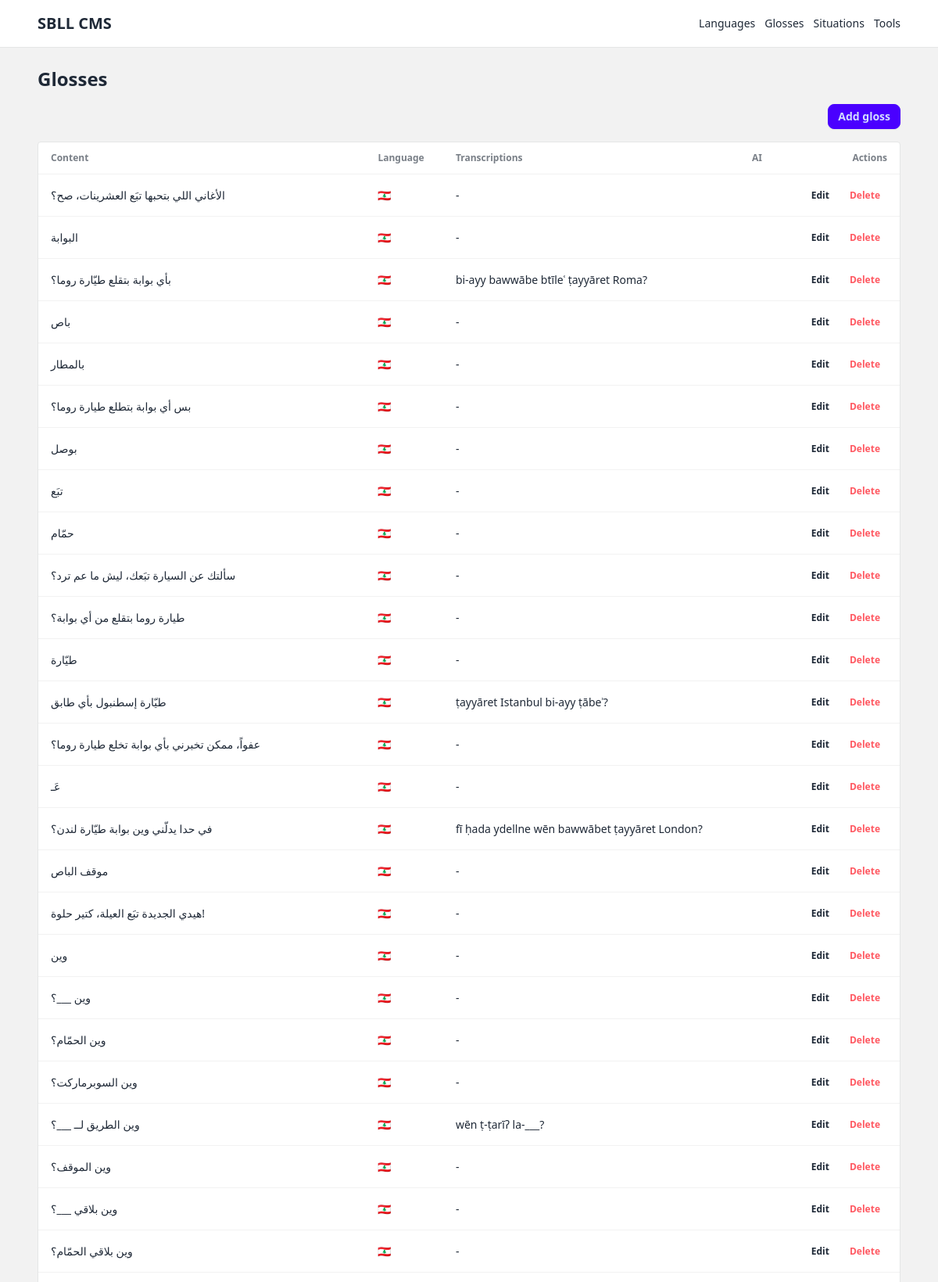
The page /glosses/ (upper part) on the database its author committed.
### cms/models/gloss.py (models this page shows, shortened)
class Gloss(models.Model):
    content = models.TextField()
    language = models.ForeignKey("Language", on_delete=models.CASCADE)
    transcriptions = models.JSONField(default=list)
    contains = models.ManyToManyField("self", related_name="contained_by", symmetrical=False, blank=True)
    near_synonyms = models.ManyToManyField("self", symmetrical=True, blank=True)
    near_homophones = models.ManyToManyField("self", symmetrical=True, blank=True)
    translations = models.ManyToManyField("self", symmetrical=True, blank=True)
    clarifies_usage = models.ManyToManyField("self", related_name="usage_of_clarified", symmetrical=False, blank=True)
    to_be_differentiated_from = models.ManyToManyField("self", symmetrical=True, blank=True)
    collocations = models.ManyToManyField("self", symmetrical=True, blank=True)
    class Meta:
        unique_together = ("content", "language")

### cms/models/language.py (models this page shows)
class Language(models.Model):
    iso = models.CharField(max_length=3, primary_key=True)
    name = models.CharField(max_length=128)
    short = models.CharField(max_length=50, null=True, blank=True)
    ai_note = models.TextField(blank=True)
    def __str__(self):
        return self.short or self.name

### cms/views/gloss/list.py (the view)
# urls.py: path("glosses/", views.gloss_list, name="gloss_list"),
def gloss_list(request):
    glosses = (
        Gloss.objects.select_related("language")
        .prefetch_related("translations", "near_synonyms")
        .order_by("language__iso", "content")
    )
    return render(request, "cms/gloss_list.html", {"glosses": glosses})

### cms/templates/cms/gloss_list.html (shortened to what this page needs)
{% extends "cms/base.html" %}
{% load lucide_tags %}
{% block content %}
<h1 class="text-2xl font-semibold mb-4">Glosses</h1>
<div class="flex justify-end mb-4">
  <a href="{% url 'gloss_create' %}" class="btn btn-primary btn-sm flex items-center gap-2">
    <span>Add gloss</span>
  </a>
</div>
<div class="overflow-x-auto bg-base-100 border border-base-300 rounded">
  <table class="table">
    <thead>
      <tr>
        <th>Content</th>
        <th>Language</th>
        <th>Transcriptions</th>
        <th>AI</th>
        <th class="text-right">Actions</th>
      </tr>
    </thead>
    <tbody>
      {% for gloss in glosses %}
      <tr>
        <td class="max-w-sm">{{ gloss.content }}</td>
        <td>{{ gloss.language }}</td>
        <td>{{ gloss.transcriptions|join:", "|default:"-" }}</td>
        <td>
          <a href="{% url 'gloss_tools' gloss.id %}" class="btn btn-ghost btn-xs">
          </a>
        </td>
        <td class="text-right">
          <div class="flex justify-end gap-2">
            <a href="{% url 'gloss_update' gloss.id %}" class="btn btn-ghost btn-xs gap-1">
              {% lucide "pencil" class="w-4 h-4" %} Edit
            </a>
            <a href="{% url 'gloss_delete' gloss.id %}" class="btn btn-ghost btn-xs text-error gap-1">
              {% lucide "trash" class="w-4 h-4" %} Delete
            </a>
          </div>
        </td>
      </tr>
      {% empty %}
      <tr><td colspan="5" class="text-center text-light">No glosses yet.</td></tr>
      {% endfor %}
    </tbody>
  </table>
</div>
{% endblock %}

### rows shown on the page
Gloss: content "الأغاني اللي بتحبها تبَع العشرينات، صح؟", language "🇱🇧", transcriptions "-"
Gloss: content "البوابة", language "🇱🇧", transcriptions "-"
Gloss: content "بأي بوابة بتقلع طيّارة روما؟", language "🇱🇧", transcriptions "bi-ayy bawwābe btīleʿ ṭayyāret Roma?"
Gloss: content "باص", language "🇱🇧", transcriptions "-"
Gloss: content "بالمطار", language "🇱🇧", transcriptions "-"
Gloss: content "بس أي بوابة بتطلع طيارة روما؟", language "🇱🇧", transcriptions "-"
Gloss: content "بوصل", language "🇱🇧", transcriptions "-"
Gloss: content "تبَع", language "🇱🇧", transcriptions "-"
Gloss: content "حمّام", language "🇱🇧", transcriptions "-"
Gloss: content "سألتك عن السيارة تبَعك، ليش ما عم ترد؟", language "🇱🇧", transcriptions "-"
Gloss: content "طيارة روما بتقلع من أي بوابة؟", language "🇱🇧", transcriptions "-"
Gloss: content "طيّارة", language "🇱🇧", transcriptions "-"
Gloss: content "طيّارة إسطنبول بأي طابق", language "🇱🇧", transcriptions "ṭayyāret Istanbul bi-ayy ṭābeʾ?"
Gloss: content "عفواً، ممكن تخبرني بأي بوابة تخلع طيارة روما؟", language "🇱🇧", transcriptions "-"
Gloss: content "عَـ", language "🇱🇧", transcriptions "-"
Gloss: content "في حدا يدلّني وين بوابة طيّارة لندن؟", language "🇱🇧", transcriptions "fī ḥada ydellne wēn bawwābet ṭayyāret London?"
Gloss: content "موقف الباص", language "🇱🇧", transcriptions "-"
Gloss: content "هيدي الجديدة تبَع العيلة، كتير حلوة!", language "🇱🇧", transcriptions "-"
Gloss: content "وين", language "🇱🇧", transcriptions "-"
Gloss: content "وين ___؟", language "🇱🇧", transcriptions "-"
Gloss: content "وين الحمّام؟", language "🇱🇧", transcriptions "-"
Gloss: content "وين السوبرماركت؟", language "🇱🇧", transcriptions "-"
Gloss: content "وين الطريق لــ ___؟", language "🇱🇧", transcriptions "wēn ṭ-ṭarīʔ la-___?"
Gloss: content "وين الموقف؟", language "🇱🇧", transcriptions "-"
Gloss: content "وين بلاقي ___؟", language "🇱🇧", transcriptions "-"
Gloss: content "وين بلاقي الحمّام؟", language "🇱🇧", transcriptions "-"
